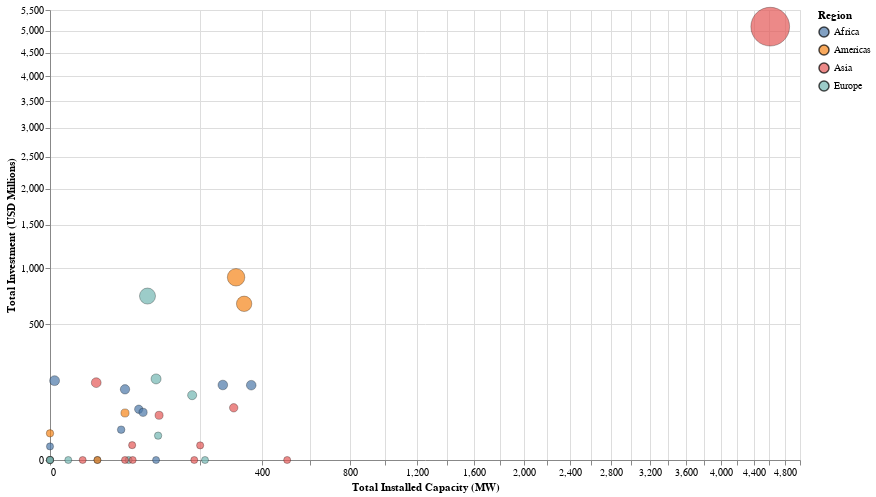

The cell this chart's notebook holds for it:
### Code cell
country_bubble = (
    alt.Chart(country_scatter)
    .mark_circle(opacity=0.7, stroke='black', strokeWidth=0.4)
    .encode(
        x=alt.X('total_capacity_mw:Q',
                title='Total Installed Capacity (MW)',
                scale=alt.Scale(type='sqrt')),
        y=alt.Y('total_investment_musd:Q',
                title='Total Investment (USD Millions)',
                scale=alt.Scale(type='sqrt')),
        size=alt.Size('total_investment_musd:Q',
                      scale=alt.Scale(range=[50, 1500]), legend=None),
        color=alt.Color('region:N', legend=alt.Legend(title="Region")),
        tooltip=[
            alt.Tooltip('country:N'),
            alt.Tooltip('region:N'),
            alt.Tooltip('total_capacity_mw:Q', title='Capacity (MW)', format=','),
            alt.Tooltip('total_investment_musd:Q', title='Investment (M USD)', format=',.1f')
        ]
    )
    .properties(width=750, height=450)
)

country_bubble

### Figure 1 — Vega-Lite specification as saved in the notebook (floating-point values rounded to 4 significant figures)
{"config": {"view": {"continuousWidth": 300, "continuousHeight": 300}}, "data": {"name": "data-ed57ca8b3a7485434904e9345e637d4a"}, "mark": {"type": "circle", "opacity": 0.7, "stroke": "black", "strokeWidth": 0.4}, "encoding": {"color": {"field": "region", "legend": {"title": "Region"}, "type": "nominal"}, "size": {"field": "total_investment_musd", "legend": null, "scale": {"range": [50, 1500]}, "type": "quantitative"}, "tooltip": [{"field": "country", "type": "nominal"}, {"field": "region", "type": "nominal"}, {"field": "total_capacity_mw", "format": ",", "title": "Capacity (MW)", "type": "quantitative"}, {"field": "total_investment_musd", "format": ",.1f", "title": "Investment (M USD)", "type": "quantitative"}], "x": {"field": "total_capacity_mw", "scale": {"type": "sqrt"}, "title": "Total Installed Capacity (MW)", "type": "quantitative"}, "y": {"field": "total_investment_musd", "scale": {"type": "sqrt"}, "title": "Total Investment (USD Millions)", "type": "quantitative"}}, "height": 450, "width": 750, "$schema": "https://vega.github.io/schema/vega-lite/v5.20.1.json", "datasets": {"data-ed57ca8b3a7485434904e9345e637d4a": [{"country": "United Arab Emirates", "country_iso3c": "ARE", "region": "Asia", "total_investment_musd": 5100.0, "total_capacity_mw": 4611.0}, {"country": "Chile", "country_iso3c": "CHL", "region": "Americas", "total_investment_musd": 906.7, "total_capacity_mw": 307.8}, {"country": "Italy", "country_iso3c": "ITA", "region": "Europe", "total_investment_musd": 730.1, "total_capacity_mw": 84.5}, {"country": "Argentina", "country_iso3c": "ARG", "region": "Americas", "total_investment_musd": 662.5, "total_capacity_mw": 335.0}, {"country": "Hungary", "country_iso3c": "HUN", "region": "Europe", "total_investment_musd": 178.6, "total_capacity_mw": 100.0}, {"country": "Cameroon", "country_iso3c": "CMR", "region": "Africa", "total_investment_musd": 171.0, "total_capacity_mw": 0.186}, {"country": "Turkey", "country_iso3c": "TUR", "region": "Asia", "total_investment_musd": 162.5, "total_capacity_mw": 19.0}, {"country": "Egypt", "country_iso3c": "EGY", "region": "Africa", "total_investment_musd": 152.8, "total_capacity_mw": 265.5}, {"country": "Morocco", "country_iso3c": "MAR", "region": "Africa", "total_investment_musd": 151.9, "total_capacity_mw": 360.0}, {"country": "Kenya", "country_iso3c": "KEN", "region": "Africa", "total_investment_musd": 135.7, "total_capacity_mw": 50.0}, {"country": "Romania", "country_iso3c": "ROU", "region": "Europe", "total_investment_musd": 114.1, "total_capacity_mw": 179.6}, {"country": "Saudi Arabia", "country_iso3c": "SAU", "region": "Asia", "total_investment_musd": 74.0, "total_capacity_mw": 300.0}, {"country": "Lesotho", "country_iso3c": "LSO", "region": "Africa", "total_investment_musd": 70.0, "total_capacity_mw": 70.0}, {"country": "South Africa", "country_iso3c": "ZAF", "region": "Africa", "total_investment_musd": 61.72, "total_capacity_mw": 77.0}, {"country": "Cuba", "country_iso3c": "CUB", "region": "Americas", "total_investment_musd": 60.0, "total_capacity_mw": 50.0}, {"country": "Thailand", "country_iso3c": "THA", "region": "Asia", "total_investment_musd": 54.21, "total_capacity_mw": 105.8}, {"country": "Namibia", "country_iso3c": "NAM", "region": "Africa", "total_investment_musd": 25.0, "total_capacity_mw": 45.0}, {"country": "Uruguay", "country_iso3c": "URY", "region": "Americas", "total_investment_musd": 19.3, "total_capacity_mw": 0.0}, {"country": "Bulgaria", "country_iso3c": "BGR", "region": "Europe", "total_investment_musd": 16.1, "total_capacity_mw": 103.9}, {"country": "Cambodia", "country_iso3c": "KHM", "region": "Asia", "total_investment_musd": 6.0, "total_capacity_mw": 60.0}, {"country": "Kazakhstan", "country_iso3c": "KAZ", "region": "Asia", "total_investment_musd": 5.8, "total_capacity_mw": 200.4}, {"country": "Sudan", "country_iso3c": "SDN", "region": "Africa", "total_investment_musd": 5.0, "total_capacity_mw": 0.0}, {"country": "Ghana", "country_iso3c": "GHA", "region": "Africa", "total_investment_musd": 0.0, "total_capacity_mw": 20.0}, {"country": "Bosnia & Herzegovina", "country_iso3c": "BIH", "region": "Europe", "total_investment_musd": 0.0, "total_capacity_mw": 0.0}, {"country": "Czechia", "country_iso3c": "CZE", "region": "Europe", "total_investment_musd": 0.0, "total_capacity_mw": 2.97}, {"country": "Bangladesh", "country_iso3c": "BGD", "region": "Asia", "total_investment_musd": 0.0, "total_capacity_mw": 185.0}, {"country": "Portugal", "country_iso3c": "PRT", "region": "Europe", "total_investment_musd": 0.0, "total_capacity_mw": 0.0}, {"country": "Russia", "country_iso3c": "RUS", "region": "Europe", "total_investment_musd": 0.0, "total_capacity_mw": 55.0}, {"country": "Vietnam", "country_iso3c": "VNM", "region": "Asia", "total_investment_musd": 0.0, "total_capacity_mw": 0.0}, {"country": "Oman", "country_iso3c": "OMN", "region": "Asia", "total_investment_musd": 0.0, "total_capacity_mw": 0.0}, {"country": "Peru", "country_iso3c": "PER", "region": "Americas", "total_investment_musd": 0.0, "total_capacity_mw": 20.0}, {"country": "Philippines", "country_iso3c": "PHL", "region": "Asia", "total_investment_musd": 0.0, "total_capacity_mw": 9.5}, {"country": "Ukraine", "country_iso3c": "UKR", "region": "Europe", "total_investment_musd": 0.0, "total_capacity_mw": 213.6}, {"country": "Malaysia", "country_iso3c": "MYS", "region": "Asia", "total_investment_musd": 0.0, "total_capacity_mw": 50.0}, {"country": "Poland", "country_iso3c": "POL", "region": "Europe", "total_investment_musd": 0.0, "total_capacity_mw": 0.0}, {"country": "South Korea", "country_iso3c": "KOR", "region": "Asia", "total_investment_musd": 0.0, "total_capacity_mw": 60.8}, {"country": "Pakistan", "country_iso3c": "PAK", "region": "Asia", "total_investment_musd": 0.0, "total_capacity_mw": 500.0}, {"country": "Greece", "country_iso3c": "GRC", "region": "Europe", "total_investment_musd": 0.0, "total_capacity_mw": 0.0}, {"country": "Tunisia", "country_iso3c": "TUN", "region": "Africa", "total_investment_musd": 0.0, "total_capacity_mw": 100.0}]}}
